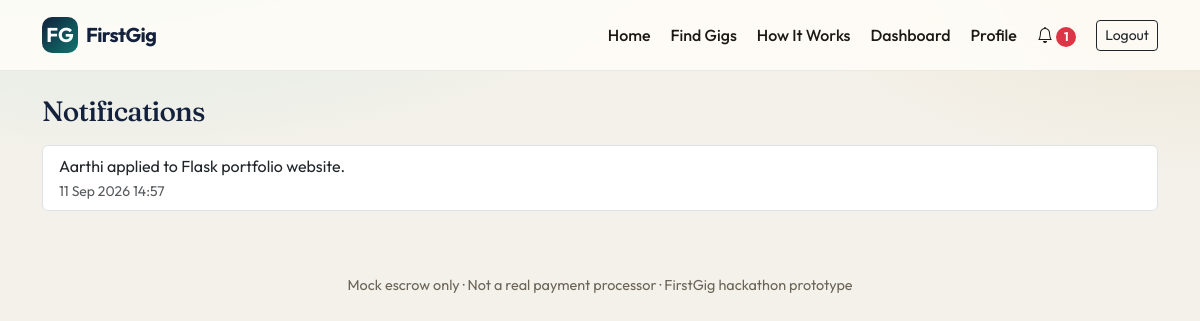
The app's page /notifications (signed in) with its own data.
### FIRSTGIG/models.py (models this page shows)
class Notification(db.Model):
    __tablename__ = "notifications"
    id = db.Column(db.Integer, primary_key=True)
    user_id = db.Column(db.Integer, db.ForeignKey("users.id"), nullable=False)
    message = db.Column(db.String(400), nullable=False)
    link = db.Column(db.String(255))
    is_read = db.Column(db.Boolean, default=False)
    created_at = db.Column(db.DateTime, default=datetime.utcnow)

### FIRSTGIG/routes/main.py (the view)
@main_bp.route("/notifications")
@login_required
def notifications():
    items = Notification.query.filter_by(user_id=current_user.id).order_by(Notification.created_at.desc()).all()
    for n in items:
        n.is_read = True
    db.session.commit()
    return render_template("notifications.html", items=items)

### FIRSTGIG/models.py (called while the page is built)
    def is_student(self):
        return self.role == "student"

    def is_client(self):
        return self.role == "client"

    @property
    def is_active(self):
        return bool(self.is_active_account)

### FIRSTGIG/services/notify.py (called while the page is built)
def mark_overdue_projects():
    open_statuses = ("IN_PROGRESS", "ASSIGNED", "SUBMITTED")
    projects = Project.query.filter(Project.status.in_(open_statuses)).all()
    changed = 0
    for p in projects:
        if p.deadline and p.deadline < datetime.utcnow().date():
            if p.status != "OVERDUE":
                p.status = "OVERDUE"
                notify(p.student_id, f"Project #{p.id} is overdue.", f"/projects/{p.id}")
                notify(p.client_id, f"Project #{p.id} is overdue.", f"/projects/{p.id}")
                changed += 1
    if changed:
        db.session.commit()
    return changed

### FIRSTGIG/templates/notifications.html (shortened to what this page needs)
{% extends "base.html" %}
{% block content %}
<h1 class="page-title h3 mb-3">Notifications</h1>
{% if not items %}
  <div class="empty card-fg">You're all caught up.</div>
{% else %}
  <div class="list-group">
    {% for n in items %}
      <a class="list-group-item list-group-item-action" href="{{ n.link or url_for('main.dashboard_redirect') }}">
        <div>{{ n.message }}</div>
        <small class="text-muted">{{ n.created_at.strftime('%d %b %Y %H:%M') }}</small>
      </a>
    {% endfor %}
  </div>
{% endif %}
{% endblock %}

### FIRSTGIG/static/css/style.css (style rules this page uses)
:root { --bg: #f4f1ea; --bg-2: #fffdf8; --ink: #1c1914; --muted: #6b6458; --line: rgba(28, 25, 20, 0.08); --teal: #0f766e; --teal-2: #14b8a6; --gold: #c4a35a; --navy: #14213d; --coral: #c45c26; --ok: #15803d; --warn: #b45309; --bad: #b91c1c; --shadow: 0 18px 50px rgba(20, 33, 61, 0.08); --radius: 18px; --font: "Outfit", system-ui, sans-serif; --serif: "Fraunces", Georgia, serif; }
* { box-sizing: border-box; }
html, body { margin: 0; padding: 0; }
body { font-family: var(--font); color: var(--ink); background: radial-gradient(1200px 500px at 10% -10%, rgba(20, 184, 166, 0.12), transparent 50%), radial-gradient(900px 400px at 100% 0%, rgba(196, 163, 90, 0.14), transparent 45%), var(--bg); min-height: 100vh; }
a { color: var(--teal); text-decoration: none; }
.page-title { font-family: var(--serif); letter-spacing: -0.03em; color: var(--navy); }

### records on screen
Notification: message "Aarthi applied to Flask portfolio website.", created_at "11 Sep 2026 14:57"

### other values on screen
{{ unread_count }} "1"
